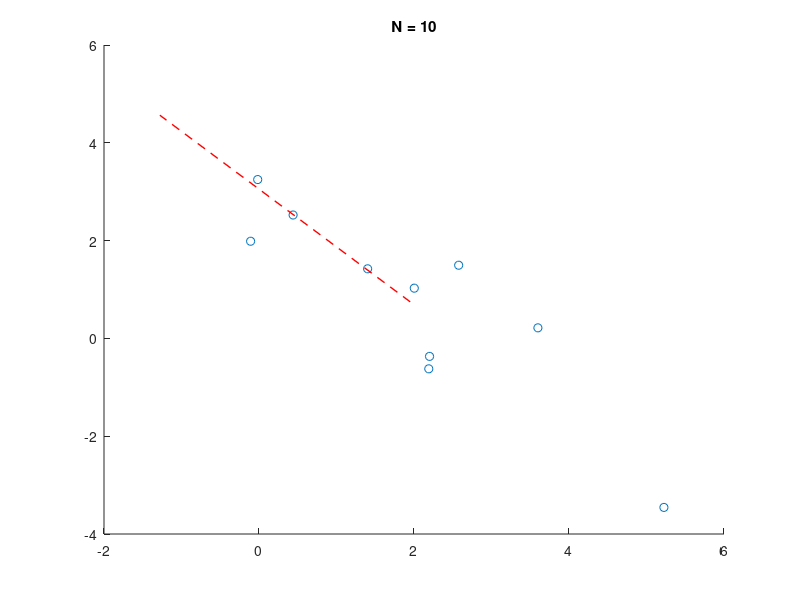
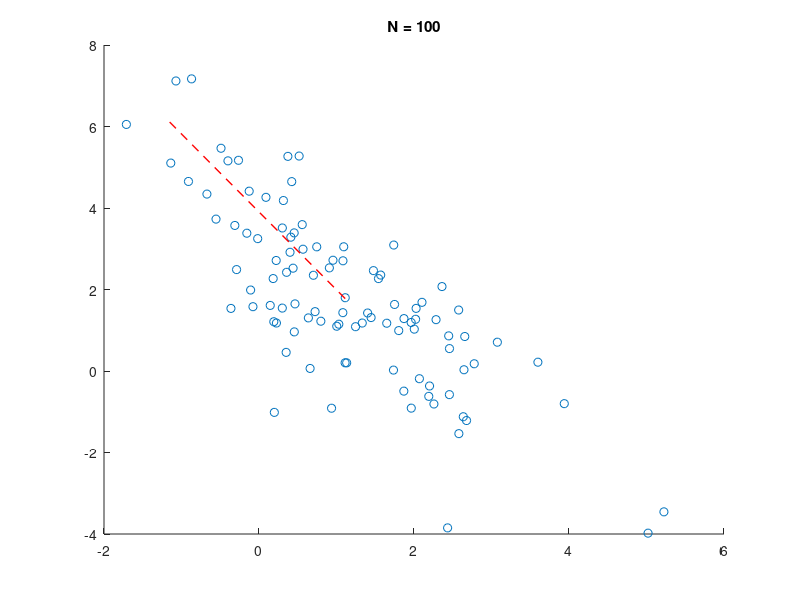
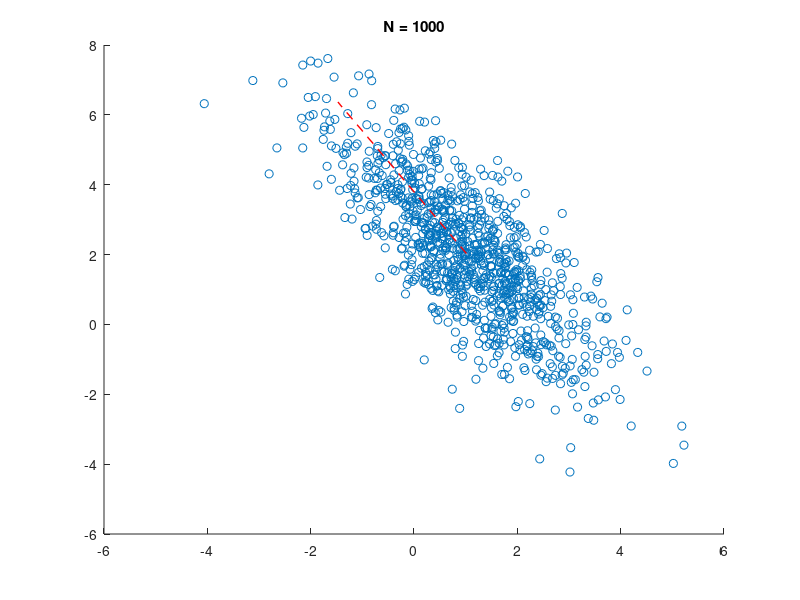
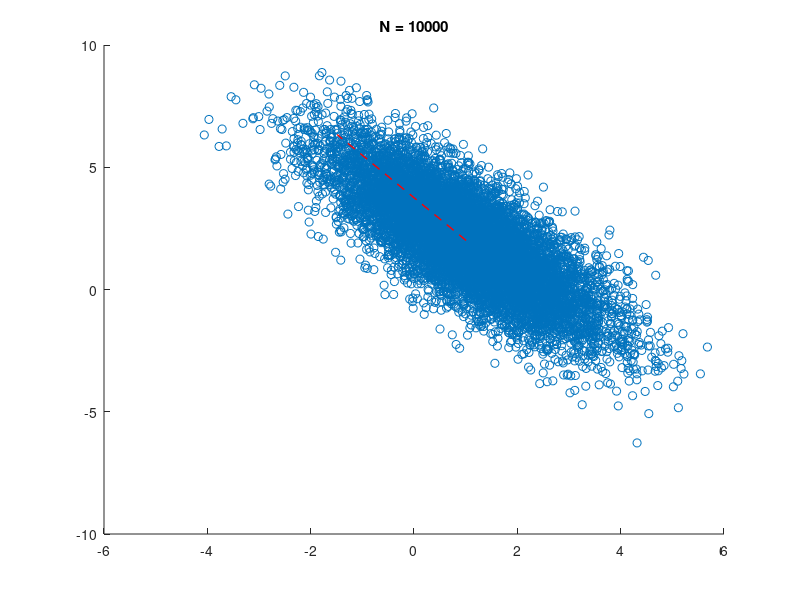

These figures' MATLAB source, in order:
clc;
clear;
close all;

% Find A from Covariance matrix C where C=A*A'
mu = [1; 2];
cov = [1.6250 -1.9486; -1.9486 3.8750];
[Q, D] = eig(cov);
A = Q*sqrt(D); % square root of a diagonal matrix is square root of individual elements

% Find norm of mu and frobenius norm of cov
norm_mu = norm(mu);
norm_cov = norm(cov);

% Initialize empty matrices to store error
mean_err = zeros(100, 5);
cov_err = zeros(100, 5);

for lN=1:5 % Looping over values of log10(N)
    N = 10^lN;
    for iter=1:100 % Repeating 100 times for a given N
        rng(2*iter); % Setting seed to reproduce results
        x = A * randn(2,N) + mu; % values from X
        
        % ML estimate of mean is sum(x)/N
        mean_mle = sum(x,2) / N;
        % ML estimate of covariance matrix is sum((x-mu^)(x-mu^)')/N
        cov_mle = (x-mean_mle)*(x-mean_mle)' / N;
        
        % Error measure of mean and covariance
        mean_err(iter,lN) = norm(mu - mean_mle) / norm_mu; % Where lN = log10(N)
        cov_err(iter,lN) = norm(cov - cov_mle) / norm_cov; % Where lN = log10(N)
    end
    
    hold off;
    % Plot data points for seed=100
    scatter(x(1,:), x(2,:));
    
    % Calculating principal mode of variation
    [Q, lambda] = eig(cov_mle);
    if lambda(1, 1) > lambda(2, 2)
        ep = D(1,1)*Q(:, 1);
    else
        ep = D(2,2)*Q(:, 2);
    end
    line([0 ep(1)] + mean_mle(1), [0 ep(2)] + mean_mle(2), 'Color', 'red', 'LineStyle', '--', 'LineWidth', 1);
    
    title(sprintf("N = %i", N));
    saveas(gcf, sprintf("plots/q2/d_%i.jpg", N)); % Save current figure
end

hold off;
% Box plotting the mean error values for different N
boxplot(mean_err);
title('Error b/w True mean & ML estimate');
ylabel('Error');
xlabel('log_{10}(N)');
saveas(gcf, "plots/q2/mean_err.jpg"); % Save current figure

hold off;
% Box plotting the covariance error values for different N
boxplot(cov_err);
title('Error b/w True covariance & ML estimate');
ylabel('Error');
xlabel('log_{10}(N)');
saveas(gcf, "plots/q2/cov_err.jpg"); % Save current figure

close all;

function ret = norm(x)
    ret = sqrt(sum(x.*x, 'all'));
    % 'all' makes this function useful for calculating 2-norm for vectors
    % and frobenius norm for matrices
end
